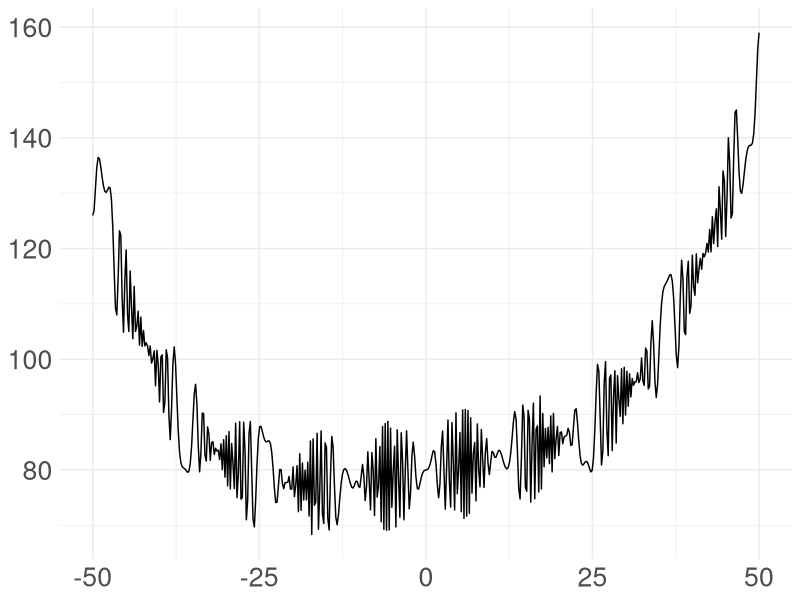

This figure's R source:
## ---- chunk 1
a <- sqrt(2)
a * a == 2
a * a - 2
all.equal(a * a, 2)
## ---- chunk 2
sample(10)
set.seed(1)
sample(10)
sample(10)
set.seed(1)
sample(10)
## ---- chunk 3
set.seed(123)
sample(10)
## ---- chunk 4
set.seed(123)
sample.int(10)
## ---- chunk 5
set.seed(10)
alph5 <- LETTERS[1:5]
sample(alph5)
## ---- chunk 6
set.seed(10)
sample(alph5, replace = TRUE)
## ---- chunk 7
set.seed(10)
sample(alph5, 3)
## ---- chunk 8
set.seed(1)
sample(alph5, 3, replace = TRUE)
## ---- chunk 9
x <- 1:4
probs <- c(1/2, 1/3, 1/12, 1/12)

set.seed(1)
samp <- sample(x, 100, replace = TRUE, prob = probs)
table(samp)
## ---- chunk 10
#| echo: false
distributions <- tibble::tibble(
      Distribution = c("beta","binomial","Cauchy",
                       "chi-squared","exponential","F","gamma","geometric",
                       "hypergeometric","log-normal","logistic",
                       "negative binomial","normal","Poisson","Student t","uniform",
                       "Weibull"),
         `Base name` = c("`beta`","`binom`","`cauchy`",
                       "`chisq`","`exp`","`f`","`gamma`","`geom`","`hyper`","`lnorm`",
                       "`logis`","`nbinom`","`norm`","`pois`","`t`","`unif`","`weibull`"),
        Parameters = c("`shape1`, `shape2`","`size`, `prob`",
                       "`location`, `scale`","`df`","`rate`","`df1`, `df2`",
                       "`shape`, `rate`","`p`","`m`, `n`, `k`","`meanlog`, `sdlog`","`location`, `scale`",
                       "`size`, `prob`","`mean`, `sd`","`lambda`","`df`","`min`, `max`",
                       "`shape`, `scale`")
)
distributions |> knitr::kable()
## ---- chunk 11
f <- function(x, a) {
  (x - a)^2
}

xmin <- optimize(f, interval = c(0, 1), a = 1/3)

# or

xmin <- optimize(function(x, a) {(x - a)^2}, 
                 interval = c(0, 1), a = 1/3)

xmin
## ---- chunk 12
fw <- function (x) {
    10*sin(0.3*x)*sin(1.3*x^2) + 0.00001*x^4 + 0.2*x+80
}
## ---- chunk 13
#| echo: false
#| fig-align: center

library(ggplot2)
ggplot() +
  xlim(-50, 50) +
  geom_function(fun = fw, n = 500) +
  ylab(NULL) +  
  theme_minimal() +
  theme(text = element_text(size = 24))


## ---- chunk 14
fn <- function(x) {   
    x1 <- x[1]
    x2 <- x[2]
    100 * (x2 - x1 * x1)^2 + (1 - x1)^2
}

gr <- function(x) { 
    x1 <- x[1]
    x2 <- x[2]
    c(-400 * x1 * (x2 - x1 * x1) - 2 * (1 - x1),
       200 *      (x2 - x1 * x1))
}
